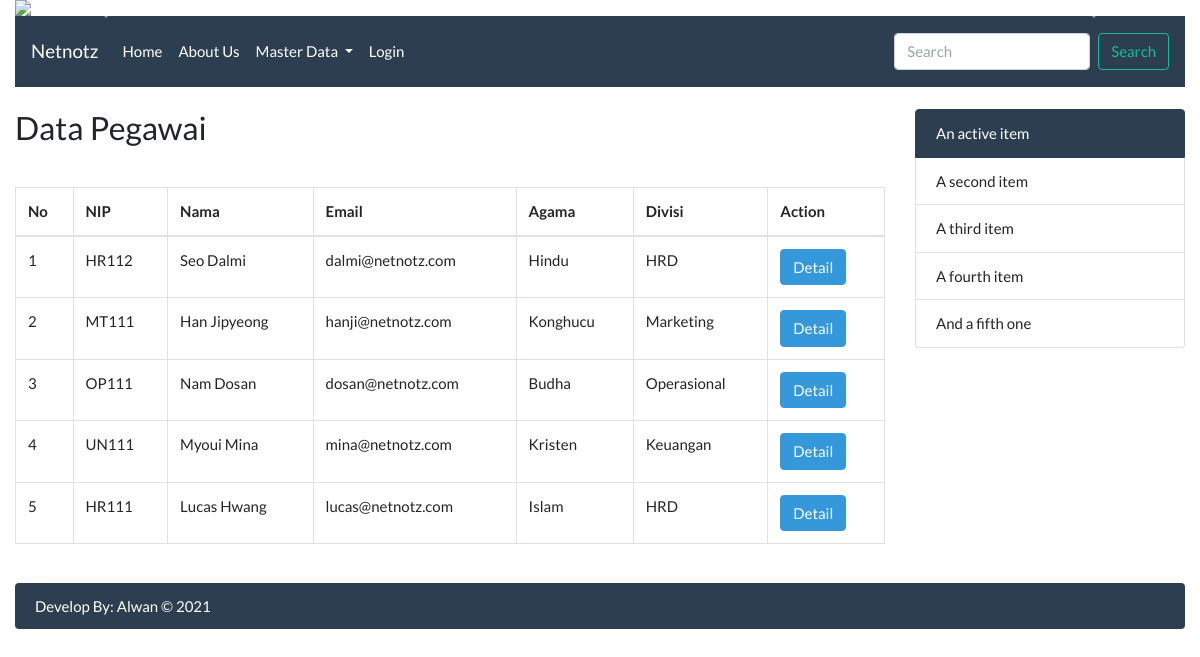
Screenshot of /index.php?hal=dataPegawai with the database file from the repository.
### tables this page shows
CREATE TABLE `pegawai` (
  `id` int(11) NOT NULL,
  `nip` varchar(5) NOT NULL,
  `nama` varchar(50) NOT NULL,
  `email` varchar(5) NOT NULL,
  `agama` enum('Islam','Kristen','Protestan','Hindu','Budha','Konghucu') NOT NULL,
  `iddivisi` int(11) NOT NULL,
  `foto` varchar(30) DEFAULT NULL
);

CREATE TABLE `divisi` (
  `id` int(11) NOT NULL,
  `nama` varchar(50) NOT NULL
);

### index.php (called while the page is built, shortened)
<?php
include_once 'kode_atas.php';
include_once 'header.php';
include_once 'menu.php';
include_once 'main.php';
include_once 'sidebar.php';
include_once 'footer.php';
include_once 'kode_bawah.php';

### models/Pegawai.php (called while the page is built, shortened)
<?php
class Pegawai{
  private $koneksi;
  public function __construct()
  {
    global $dbh;
    $this->koneksi = $dbh;
  }
  public function dataPegawai(){
    $sql = "SELECT pegawai.*, divisi.nama AS divisi FROM pegawai
            INNER JOIN divisi ON divisi.id = pegawai.iddivisi
            ORDER BY pegawai.id DESC";
    $ps = $this->koneksi->prepare($sql);
    $ps->execute();
    $rs = $ps->fetchAll();
    return $rs;
  }
}

### dataPegawai.php (the view, shortened to what this page needs)
<?php
require_once 'models/Pegawai.php';
$obj = new Pegawai();
$rs = $obj->dataPegawai();
?>
<h3 class="pb-3">Data Pegawai</h3>
<div class="table-responsive pt-3">
  <table class="table table-bordered">
    <thead>
      <tr>
        <th scope="col">No</th>
        <th scope="col">NIP</th>
        <th scope="col">Nama</th>
        <th scope="col">Email</th>
        <th scope="col">Agama</th>
        <th scope="col">Divisi</th>
        <th scope="col">Action</th>
      </tr>
    </thead>
    <tbody>
    <?php
    $no = 1;
    foreach($rs as $peg){
    ?>
      <tr>
        <td><?= $no; ?></td>
        <td><?= $peg['nip']; ?></td>
        <td><?= $peg['nama']; ?></td>
        <td><?= $peg['email']; ?>@netnotz.com</td>
        <td><?= $peg['agama']; ?></td>
        <td><?= $peg['divisi']; ?></td>
        <td>
          <form method="POST" action="controllers/pegawaiController.php">
            <a href="index.php?hal=detailPegawai&id=<?= $peg['id']; ?>" class="btn btn-info">Detail</a>
          </form>
        </td>
      </tr>
    <?php
    $no++;
    }
    ?>
    </tbody>
  </table>
</div>

### kode_atas.php (shortened to what this page needs)
<!DOCTYPE html>
<html lang="en">
  <head>
    <link href="css/bootstrap.min.css" rel="stylesheet">
    <link href="css/style.css" rel="stylesheet">
  </head>
  <body>
    <div class="container-fluid">

### header.php (shortened to what this page needs)
<div class="row">
  <div class="col-md-12">
    <div id="carouselExampleIndicators" class="carousel slide" data-ride="carousel">
      <div class="carousel-inner">
        <div class="carousel-item active">
          <img src="images/1.jpg" class="d-block w-100">
        </div>
      </div>
      <a class="carousel-control-prev" href="#carouselExampleIndicators" role="button" data-slide="prev">
        <span class="carousel-control-prev-icon" aria-hidden="true"></span>
      </a>
      <a class="carousel-control-next" href="#carouselExampleIndicators" role="button" data-slide="next">
        <span class="carousel-control-next-icon" aria-hidden="true"></span>
      </a>
    </div>
  </div>
</div>

### menu.php (shortened to what this page needs)
<div class="row">
  <div class="col-md-12">
  <nav class="navbar navbar-expand-lg navbar-dark bg-primary">
  <a class="navbar-brand" href="index.php?hal=home">Netnotz</a>
  <div class="collapse navbar-collapse" id="navbarSupportedContent">
    <ul class="navbar-nav mr-auto">
      <li class="nav-item">
        <a class="nav-link" href="index.php?hal=home">Home</a>
      </li>
      <li class="nav-item">
        <a class="nav-link" href="index.php?hal=aboutus">About Us</a>
      </li>
      <li class="nav-item dropdown">
        <a class="nav-link dropdown-toggle" href="#" id="navbarDropdown" role="button" data-toggle="dropdown" aria-haspopup="true" aria-expanded="false">
          Master Data
        </a>
      </li>
      <?php
      $member = $_SESSION['MEMBER'];
      if(!isset($member)){
      ?>
      <li class="nav-item">
        <a class="nav-link" href="index.php?hal=formLogin">Login</a>
      </li>
      <?php
      }
      ?>
    </ul>
    <form class="form-inline my-2 my-lg-0">
      <input class="form-control mr-sm-2" type="search" placeholder="Search" aria-label="Search">
      <button class="btn btn-outline-success my-2 my-sm-0" type="submit">Search</button>
    </form>
  </div>
</nav>
  </div>
</div>

### main.php
<div class="row">
  <div class="col-md-9">
    <?php
    $hal = $_REQUEST['hal'];
    if(!empty($hal)){
      include_once $hal.'.php';
    }else{
      include_once 'home.php';
    }
    ?>
  </div>

### sidebar.php
  <div class="col-md-3">
  <ul class="list-group">
    <li class="list-group-item active" aria-current="true">An active item</li>
    <li class="list-group-item">A second item</li>
    <li class="list-group-item">A third item</li>
    <li class="list-group-item">A fourth item</li>
    <li class="list-group-item">And a fifth one</li>
  </ul>
  </div>
</div>

### footer.php
<div class="row">
  <div class="col-md-12">
    <div class="alert alert-primary" role="alert">
      Develop By: Alwan &copy; 2021
    </div>
  </div>
</div>

### kode_bawah.php (shortened to what this page needs)
</div>
  </body>
</html>

### rows the page displays
pegawai: nip "HR112", nama "Seo Dalmi", email "dalmi", agama "Hindu", iddivisi.nama "HRD"
pegawai: nip "MT111", nama "Han Jipyeong", email "hanji", agama "Konghucu", iddivisi.nama "Marketing"
pegawai: nip "OP111", nama "Nam Dosan", email "dosan", agama "Budha", iddivisi.nama "Operasional"
pegawai: nip "UN111", nama "Myoui Mina", email "mina", agama "Kristen", iddivisi.nama "Keuangan"
pegawai: nip "HR111", nama "Lucas Hwang", email "lucas", agama "Islam", iddivisi.nama "HRD"
